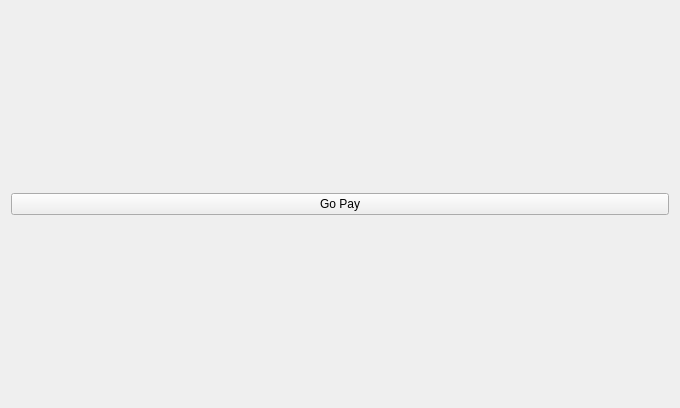
<?xml version="1.0" encoding="UTF-8"?>
<ui version="4.0">
 <class>PayFunc</class>
 <widget class="QWidget" name="PayFunc">
  <property name="geometry">
   <rect>
    <x>0</x>
    <y>0</y>
    <width>680</width>
    <height>408</height>
   </rect>
  </property>
  <property name="windowTitle">
   <string>Form</string>
  </property>
  <layout class="QHBoxLayout" name="horizontalLayout">
   <item>
    <widget class="QPushButton" name="gopay">
     <property name="text">
      <string>Go Pay</string>
     </property>
    </widget>
   </item>
  </layout>
 </widget>
 <resources/>
 <connections/>
</ui>
